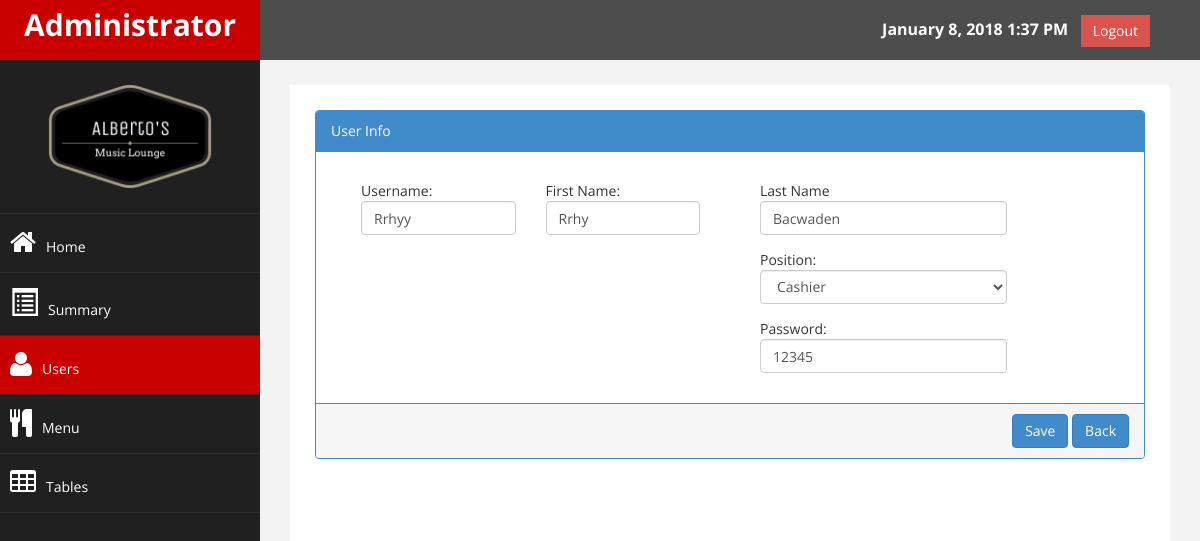
The page /admin/edit.php?id=22 (signed in) on the database its author committed.
### tables this page shows
CREATE TABLE IF NOT EXISTS `users` (
  `id` int(255) NOT NULL AUTO_INCREMENT,
  `username` varchar(255) NOT NULL,
  `firstname` varchar(255) NOT NULL,
  `lastname` varchar(255) NOT NULL,
  `password` varchar(255) NOT NULL,
  `email` varchar(255) NOT NULL,
  `position` varchar(255) NOT NULL,
  `status` varchar(255) DEFAULT NULL,
  PRIMARY KEY (`id`)
);

### admin/edit.php (the view, shortened to what this page needs)
<html xmlns="http://www.w3.org/1999/xhtml">
<head>
    <link href="assets/css/bootstrap.css" rel="stylesheet" />
    <link href="assets/css/font-awesome.css" rel="stylesheet" />
    <link href="assets/css/custom.css" rel="stylesheet" />
</head>
<body>
    <div id="wrapper">
        <nav class="navbar navbar-default navbar-cls-top " role="navigation" style="margin-bottom: 0">
            <div class="navbar-header">
                <a class="navbar-brand" href="transac.php">Administrator</a>
            </div>
  <div style="color: white;
padding: 15px 50px 5px 50px;
float: right;
font-size: 16px;"> <b><?php date_default_timezone_set("Asia/Manila");
                            echo $today = date("F j, Y g:i A");?></b> &nbsp; <a href="logout.php" onclick="return confirm('Do you really want to Log Out?');"class="btn btn-danger square-btn-adjust">Logout</a> </div>
        </nav>
                <nav class="navbar-default navbar-side" role="navigation">
            <div class="sidebar-collapse">
                <ul class="nav" id="main-menu">
                <li class="text-center">
                    <img src="assets/img/AML.png" class="user-image img-responsive"/>
                    </li>
                        <li><a href="transac.php"><i class="fa fa-home fa-2x" aria-hidden="true"></i><span class="hidden-xs hidden-sm">Home</span></a></li>
                        <li><a href="Summaries.php"><i class="glyphicon glyphicon-list-alt fa-2x" aria-hidden="true"></i><span class="hidden-xs hidden-sm">Summary</span></a></li>
                        <li><a class="active-menu"href="users.php"><i class="fa fa-user fa-2x" aria-hidden="true"></i><span class="hidden-xs hidden-sm">Users</span></a></li>
                        <li><a href="manage.php"><i class="fa fa-cutlery fa-2x" aria-hidden="true"></i><span class="hidden-xs hidden-sm">Menu</span></a></li>
                        <li><a href="tables.php"><i class="fa fa-table fa-2x" aria-hidden="true"></i><span class="hidden-xs hidden-sm">Tables</span></a></li>
                    </ul>
                </div>
         </nav>
        <div id="page-wrapper" >
            <div id="page-inner">
               <div class="panel-body">
                            <div class="table-responsive">
<?php
require("connect.php");
$id =$_REQUEST['id'];
$result = mysqli_query($connection,"SELECT * FROM users WHERE id ='$id'");
$test = mysqli_fetch_array($result);
                $username= $test['username'] ;
                $firstname=$test['firstname'] ;
                $lastname=$test['lastname'] ;
                $position=$test['position'] ;
                $password=$test['password'] ;
?>
<div class="panel panel-primary">
                        <div class="panel-heading">
                            User Info
                        </div>
                        <div class="panel-body">
                            <div class="table-responsive">
                              <form class="form-vertical" method="POST" >
  <div class="col-md-6">
                                    <div class="form-group col-md-6">
<label for="inputUser" class="sr-only">Name</label>Username:
<input type="text" name="username" pattern="^[+]?\d+([.]\d+)?$" minlength="11" class="form-control" id="inputUser" value="<?php echo $username ?>"/>
  </div>
<div class="form-group col-md-6">
<label for="inputFirstName" class="sr-only">First Name</label>First Name:
<input type="text" name="firstname" pattern="[a-zA-Z]*" class="form-control" id="inputLastName" value="<?php echo $firstname ?>"/>
</div>
                          </div>
                        <div class="col-md-6">
                             <div class="form-group col-md-9">
  <label for="inputLasttName" class="sr-only"></label>Last Name
 <input type="text" name="lastname" pattern="[a-zA-Z ]*" class="form-control" placeholder="Last Name" id="inputLastName" value="<?php echo $lastname ?>"/>
</div>
                         <div class="form-group col-md-9">
<label for="inputPosition" class="sr-only">Position</label> Position:
<select type="position" name="position"  class="form-control" id="inputCategory"  value="<?php echo $position ?>"/>
             <option value="Cashier">Cashier</option>
               </div>
                              <div class="form-group col-md-9">
<label for="inputPassword" class="sr-only">Password</label>Password:
<input type="text" name="password"  class="form-control"  value="<?php echo $password ?>"/>
 </div>
</div>
                          </div>
                             </div>
                              <div class="panel-footer panel-primary">
                                <div class="form-actions" align="right" >
<button class="btn btn-primary clearfix" type="save" name="save">Save</button>
   <a href="users.php"><button type="button" class="btn btn-primary  clearfix" name="reset">Back</button></a>
                            </div>
             </div>
             </div>
            </div>
        </div>
    </div>
</body>

### admin/assets/css/custom.css (style rules this page uses)
body { font-family: 'Open Sans', sans-serif; }
#wrapper { width: 100%; background:#202020; }
#page-wrapper { padding: 15px 15px; min-height: 600px; background:#F3F3F3; }
#page-inner { width:100%; margin:10px 20px 10px 0px; background-color:#fff!important; padding:10px; min-height:1200px; }
.text-center { text-align:center; }
.square-btn-adjust { border: 0px solid transparent; -webkit-border-radius: 0px; -moz-border-radius: 0px; border-radius: 0px; }
.user-image { margin: 25px auto; -webkit-border-radius: 10px; -moz-border-radius: 10px; border-radius: 10px; max-height:170px; max-width:170px; }
.navbar-cls-top .navbar-brand { color: #fff; background: #C90000; width: 260px; text-align: center; height: 60px; font-size: 30px; font-weight: 700; }
.active-menu { background-color:#C90000!important; }
.sidebar-collapse , .sidebar-collapse .nav { background:none; }
.sidebar-collapse .nav { padding:0; }
.sidebar-collapse .nav > li > a { color:#fff; background:#202020; text-shadow:none; }
.sidebar-collapse > .nav > li > a { padding:15px 10px; }
.sidebar-collapse > .nav > li { border-bottom: 1px solid rgba(107, 108, 109, 0.19); }
.navbar-side { border:none; background-color: #202020; }
.navbar-cls-top { background:#4D4D4D; border-bottom:none; }
.navbar-default { border:0px solid black; }
.navbar-header { background: #A70303; }
.nav > li > a > i { margin-right:10px; }
@media (min-width:768px) { #page-wrapper { margin: 0 0 0 260px; padding: 15px 30px; min-height: 1200px; } }
@media (min-width:768px) { .navbar-side { z-index: 1; position: absolute; width: 260px; } }
@media (min-width:768px) { .navbar { border-radius: 0px; } }

### rows shown on the page
users: username "Rrhyy", firstname "Rrhy", lastname "Bacwaden", position "Cashier", password "12345"
